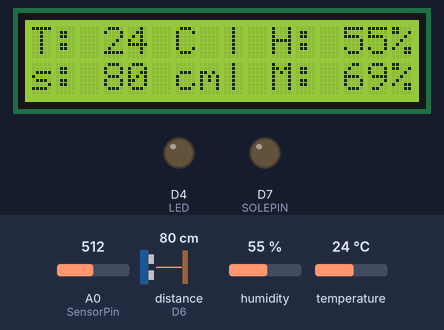
Recording of a sketch running on a simulated ESP8266 (NodeMCU). Shown: 16×2 character LCD, output pins drawn as LEDs (lit = HIGH). Wiring (inferred from the names in the program): ultrasonic range finder: trigger D5; echo D6. Dashed ring = blinking. Inputs (shaded band) come from the test bench; at power-on: distance to the obstacle (sensor on D6) 80 cm, humidity 55 %, A0 (SensorPin) = 512, temperature 24 °C. The echo pulse lasts 58.3 µs per cm; WiFi joins after 1.5 s; servers stay silent unless stated; pins used as bus, display or sensor lines are not drawn.

Above: at 11.5 s.
11.6 s: distance to the obstacle (sensor on D6) set to 18 cm
At 12.5 s:
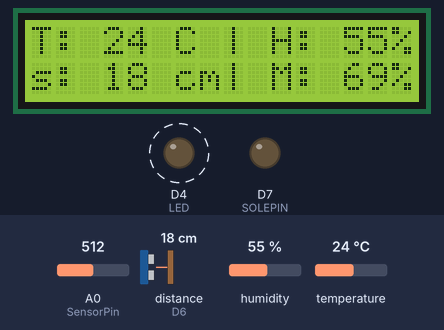
17.2 s: humidity set to 22 %
At 19.2 s:
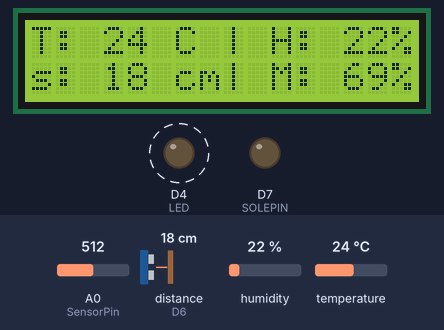
19.9 s: A0 (SensorPin) set to 716
At 21.7 s:
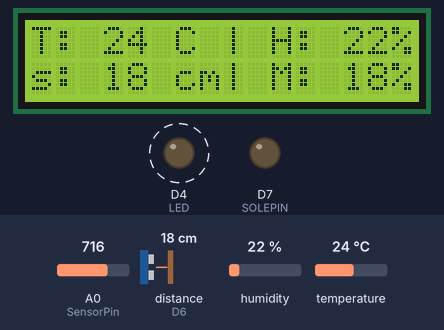
22.4 s: temperature set to 12 °C
At 24.1 s:
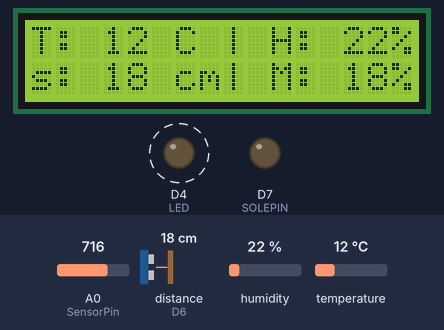
24.9 s: distance to the obstacle (sensor on D6) set to 2 cm
At 26.7 s:
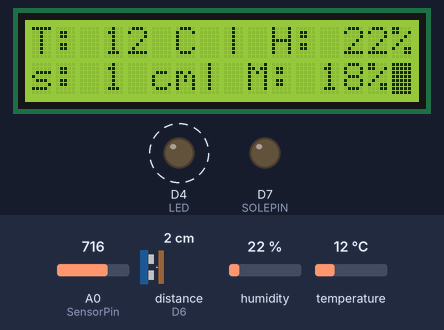
27.4 s: A0 (SensorPin) set to 992
At 29.2 s:
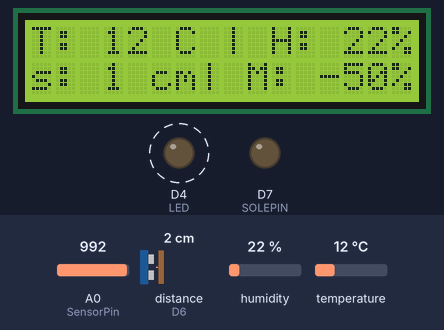
Timing chart, 0 to 30.9 s (numbered marks = the images above; inputs shaded):
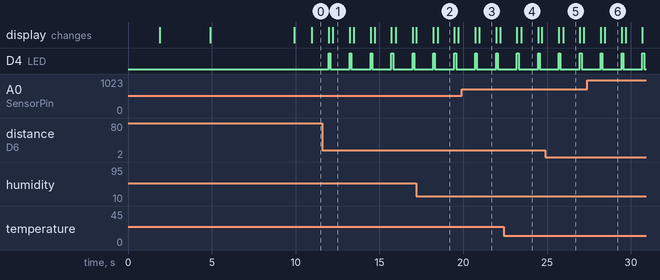

Measured:
- after the input at 17.2 s, the display: first differs from a run without the input after 1.3 s (image 2)
- after the input at 19.9 s, the display: first differs from a run without the input after 1.1 s (image 3)
- after the input at 22.4 s, the display: first differs from a run without the input after 1.1 s (image 4)
- after the input at 24.9 s, the display: first differs from a run without the input after 1.1 s (image 5)
- after the input at 27.4 s, the display: first differs from a run without the input after 1.0 s (image 6)
- by itself, D4 (LED): alternates HIGH for 0.10 s and LOW for 1.1 s
- what the display in image 1 shows lasts 1.0 s, from 12.2 s to 13.2 s

The sketch:

TUMER02_03_Final_.ino
```cpp
#include <SPI.h>
#include <ESP8266WiFi.h>
#include <BlynkSimpleEsp8266.h>
#include <DHT.h>
#include <Wire.h>
#include <LiquidCrystal_I2C.h>

char auth[] = "hEtb5p_xHOl3Ih_Nn0mNN0ETAC5t-IlQ";
char ssid[] = "Tenda_218108"; //Enter your WIFI Name
char pass[] = "12345678";     //Enter your WIFI Password

#define DHTPIN    D3
#define DHTTYPE   DHT11
#define TRIGGER   D5
#define ECHO      D6
#define LED       2
#define SOLEPIN   D7

const int AirValue      = 790;
const int WaterValue    = 390;
const int SensorPin     = A0;
int soilMoistureValue   = 0;
int soilmoisturepercent = 0;
int waterLevel;

DHT dht(DHTPIN, DHTTYPE);
BlynkTimer timer;
LiquidCrystal_I2C lcd(0x27, 16, 2);

void sendSensor()
{
  long duration;
  float humidity = dht.readHumidity();
  float airTemp  = dht.readTemperature();

  soilMoistureValue = analogRead(SensorPin);
  soilmoisturepercent = map(soilMoistureValue, AirValue, WaterValue, 0, 100);

  if (isnan(humidity) || isnan(airTemp)) {
    lcd.setCursor(0,0);
    lcd.println("DHT11 terputus");
  }
  if (isnan(waterLevel)) {
    lcd.setCursor(0,1);
    lcd.println("HC-SR04 terputus");
  }
  lcd.print("T: ");
  lcd.print(dht.readTemperature(), 0);
  lcd.print(" C | H: ");
  lcd.print(dht.readHumidity(), 0);
  lcd.print("%");
  lcd.blink();
  lcd.setCursor(0, 1);
  lcd.print("s: ");
  //
  digitalWrite(TRIGGER, LOW);
  delayMicroseconds(3);
  digitalWrite(TRIGGER, HIGH);
  delayMicroseconds(12);
  digitalWrite(TRIGGER, LOW);
  duration = pulseIn(ECHO, HIGH);
  waterLevel = (duration / 2) / 29.1;
  //
  lcd.print(waterLevel);
  lcd.print(" cm| M: ");
  lcd.print(soilmoisturepercent);
  lcd.print("%");
  delay(1000);
  lcd.clear();

  // Please don't send more that 10 values per second.
  Blynk.virtualWrite(V4, LED);
  Blynk.virtualWrite(V5, humidity);
  Blynk.virtualWrite(V6, airTemp);
  Blynk.virtualWrite(V7, waterLevel);
  Blynk.virtualWrite(V8, soilmoisturepercent);
}

void Watering()
{
  if(waterLevel >= 100 && dht.readTemperature() >= 25) {
    digitalWrite(SOLEPIN, HIGH);
    delay(500);
    digitalWrite(LED, HIGH);
    delay(2000);
  }
  else{
    digitalWrite(SOLEPIN, LOW);
    digitalWrite(LED, HIGH);
    delay(100);
    digitalWrite(LED, LOW);
    delay(100);
  }
}

void setup()
{
  Serial.begin(9600); // See the connection status in Serial Monitor
  pinMode(TRIGGER, OUTPUT);
  pinMode(ECHO, INPUT);
  pinMode(SOLEPIN, OUTPUT);
  pinMode(LED, OUTPUT);
  Blynk.begin(auth, ssid, pass);

  dht.begin();
  lcd.begin();
  lcd.clear();
  lcd.setCursor(0,0);
  lcd.print("Memuat...");
  lcd.blink();
  delay(3000);
  lcd.clear();
  lcd.print("-WEATHERSTATION-");
  lcd.setCursor(0,1);
  lcd.print(" Tumer Kel. 29");
  delay(5000);
  lcd.clear();

  timer.setInterval(1000L, sendSensor);
  timer.setInterval(1000L, Watering);
}

void loop()
{
  Blynk.run(); // Initiates Blynk
  timer.run(); // Initiates BlynkTimer
}
```
